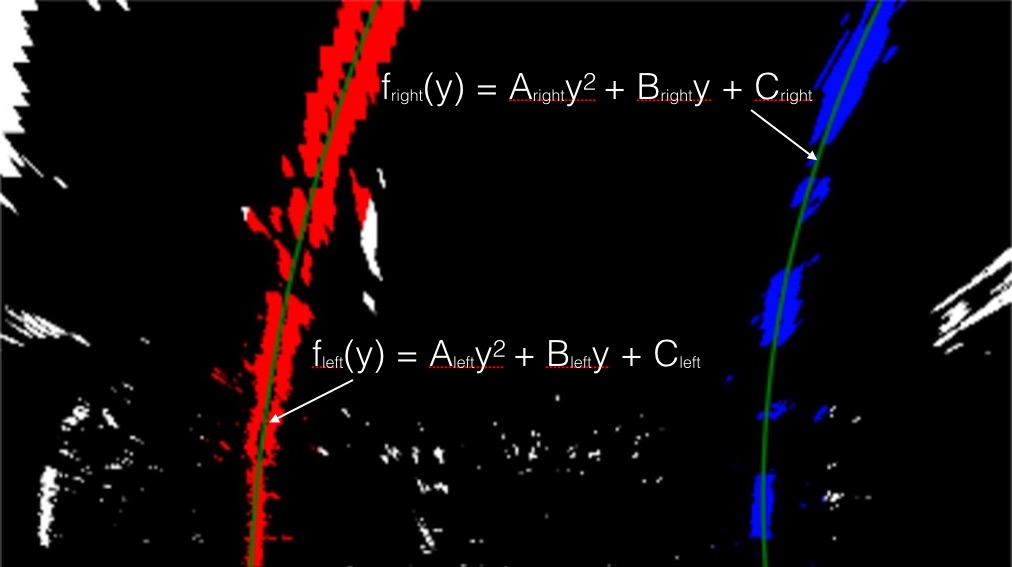
#> input picture examples/color_fit_lines.jpg, 1012 x 567 px, given in place of test1.jpg, which was not available
$ python -i lanes.py.bak2.py   (imports and definitions only)   (older library calls are emulated)
#> lines starting #> are read from the running program, lines starting #| are printed output that depends on the picture; after the words box and inside, x2 and y2 are one past the last pixel; in counts of white or black regions, pixels touching at a corner belong together; pictures that were not available may be replaced by others from this repository, and a replacement may not be noted
import cv2
import numpy as np
import matplotlib.pyplot as plt
import matplotlib.image as mpimg
import glob
import pickle
#plt.switch_backend('Qt4Agg')

def read_img(filename):
  img = cv2.imread(filename)
  return img

def img2gray(img):
  return cv2.cvtColor(img, cv2.COLOR_BGR2GRAY)

def img2RGB(img):
  return cv2.cvtColor(img, cv2.COLOR_BGR2RGB)

# [59 lines left out: functions get_calibration, run_calibration, check_calibration, not called in this run]

def load_calibration():
  dist_pickle = pickle.load( open( "camera_cal/cal.p", "rb" ) )
  mtx = dist_pickle["mtx"]
  dist = dist_pickle["dist"]
  return mtx, dist

# Define a function that takes an image, number of x and y points,
# camera matrix and distortion coefficients
# [33 lines left out: function corners_unwarp, not called in this run]

def sobel(gray, orient='x', sobel_kernel=3):

    # 2) Take the derivative in x or y given orient = 'x' or 'y'
    if orient is 'x':
        sobel = cv2.Sobel(gray, cv2.CV_64F, 1, 0, ksize=sobel_kernel)
    elif orient is 'y':
        sobel = cv2.Sobel(gray, cv2.CV_64F, 0, 1, ksize=sobel_kernel)
    else:
        print('Error: unexpected orient')

    # 3) Take the absolute value of the derivative or gradient
    abs_sobel = np.absolute(sobel)

    # 4) Scale to 8-bit (0 - 255) then convert to type = np.uint8
    scaled_sobel = np.uint8(255*abs_sobel/np.max(abs_sobel))

    return scaled_sobel

def binary_thresh(value, thresh):

    # 5) Create a mask of 1's where the scaled gradient magnitude
            # is > thresh_min and < thresh_max
    binary_output = np.zeros_like(value)
    binary_output[(value >= thresh[0]) & (value <= thresh[1])] = 1
    # 6) Return this mask as your binary_output image
    return binary_output


# Define a function to threshold an image for a given range and Sobel kernel
def absgraddir(sobelx, sobely):
    # Take the absolute value of the gradient direction,
    # apply a threshold, and create a binary image result
    return np.arctan2(sobely, sobelx)*180/3.1415926

def combine_binary(binary1, binary2, type):
  # Stack each channel to view their individual contributions in green and blue respectively
  # This returns a stack of the two binary images, whose components you can see as different colors
  color_binary = np.dstack(( np.zeros_like(binary1), binary1, binary2))

  # Combine the two binary thresholds
  combined_binary = np.zeros_like(binary1)
  if type == '&':
    combined_binary[(binary1 == 1) & (binary2 == 1)] = 1
  elif type == '|':
    combined_binary[(binary1 == 1) | (binary2 == 1)] = 1
  else:
    print('error')


  return combined_binary, color_binary

def undistort(img, mtx, dist):
  return cv2.undistort(img, mtx, dist, None, mtx)

def undistort_file(filename, mtx, dist):
  img = read_img(filename)
  undist = undistort(img, mtx, dist)
  return undist

def thresh(img, sx_thresh=(20,100), sy_thresh=(20,100), dir_thresh=(100,200), s_thresh=(170,255)):

  gray = img2gray(img)

  # Sobel
  sobelx = sobel(gray, 'x')
  sobely = sobel(gray, 'y')
  direction = absgraddir(sobelx, sobely)
 # print(np.max(direction))
 # print(np.min(direction))

  # Convert to HLS color space and separate the S channel
  # Note: img is the undistorted image
  hls = cv2.cvtColor(img, cv2.COLOR_BGR2HLS)
  s_channel = hls[:,:,2]

  # Threshold
  sx_binary = binary_thresh(sobelx, sx_thresh)
  sy_binary = binary_thresh(sobely, sy_thresh)
  dir_binary = binary_thresh(direction, dir_thresh)
  s_binary = binary_thresh(s_channel, s_thresh)
  return sx_binary, sy_binary, dir_binary, s_binary

# [15 lines left out: function plot_binary, not called in this run]

def combine_thresh(sx_binary, sy_binary, dir_binary, s_binary):
  combined_binary1, color_binary1 = combine_binary(sx_binary, s_binary, '&')
  combined_binary2, color_binary2 = combine_binary(combined_binary1, dir_binary, '&')

  combined_binary3, color_binary3 = combine_binary(sy_binary, s_binary, '&')
  combined_binary4, color_binary4 = combine_binary(combined_binary3, dir_binary, '&')

  combined_binary, color_binary = combine_binary(combined_binary2, combined_binary4, '|')
  return combined_binary, color_binary


def warp(img, src, offset):

  offsetx = offset[0] # offset for dst points
  offsety = offset[1]
  # Grab the image shape
  img_size = (img.shape[1], img.shape[0])


  # For destination points, I'm arbitrarily choosing some points to be
  # a nice fit for displaying our warped result
  # again, not exact, but close enough for our purposes
  dst = np.float32([[offsetx,               offsety ] ,
                    [img_size[0] - offsetx, offsety] ,
                    [img_size[0] - offsetx, img_size[1] - offsety] ,
                    [offsetx,               img_size[1] - offsety] ])
  # Given src and dst points, calculate the perspective transform matrix
  M = cv2.getPerspectiveTransform(src, dst)
  return M, img_size

def warp_and_thresh(filename, mtx, dist):

  undist = undistort_file(filename, mtx, dist)

  # For source points I'm grabbing the outer four detected corners
  src = np.float32([(595, 450), (680, 450), (1080, 720), (230, 720), ])
  offset = [400, 0] # offset for dst points
  M, img_size = warp(undist, src, offset)

  warped = cv2.warpPerspective(undist, M, img_size)

  # [4 lines of commented-out code are left out]

  sx_thresh=(10, 255)
  sy_thresh=(5,255)
  dir_thresh=(0, 60)
  s_thresh=(70,255)
  sx_binary, sy_binary, dir_binary, s_binary = thresh(warped, sx_thresh, sy_thresh, dir_thresh, s_thresh )
  combined_binary, color_binary = combine_thresh(sx_binary, sy_binary, dir_binary, s_binary)

  return undist, warped, combined_binary

def do_stuff(savename):
  do_cal = False
  check_cal = False
  do_plot_binary = False


  nx = 9
  ny = 6

  if do_cal:
    run_calibration('camera_cal/calibration*.jpg', nx, ny)

  mtx, dist = load_calibration()
#> (reads camera_cal/cal.p from the repository)

  if check_cal:
    check_calibration('test_images/test1.jpg', nx, ny, mtx, dist)


  # [4 lines of commented-out code are left out]

  filenames = glob.glob('test_images/*.jpg')
  filenames = ['imgaes/test1.jpg']
  f, axs = plt.subplots(len(filenames), 2, figsize=(20,10))
  count = 0
  for i in range(len(filenames)):
    print(filenames[i])
    undist, warped, warped_binary = warp_and_thresh(filenames[i], mtx, dist)
#> in read_img, img is the input picture: shape (567, 1012, 3); mean B, G, R 11.4, 8.2, 15.7
#> in undistort, `return cv2.undistort(img, mtx, dist, None, mtx)`:
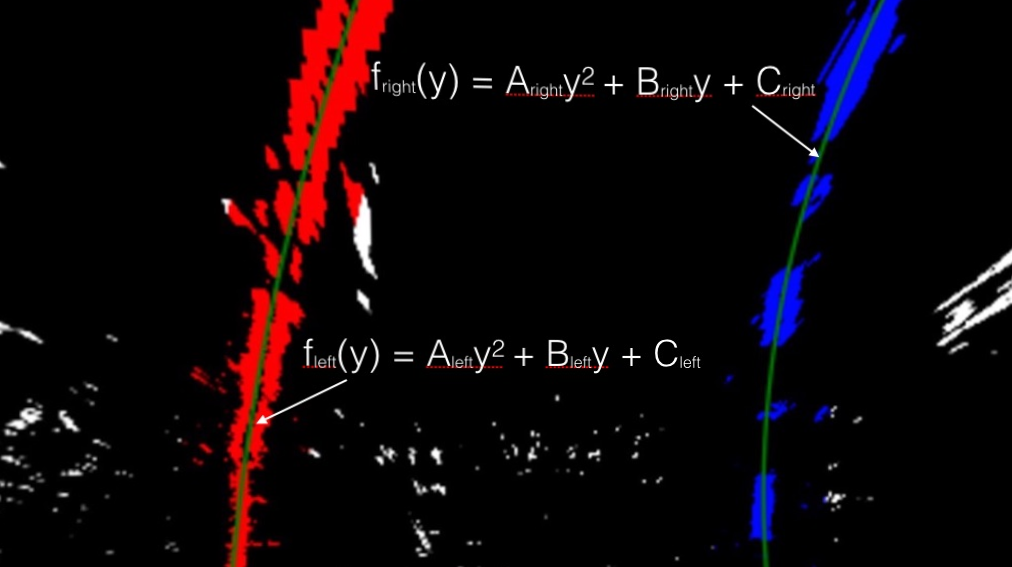
#> returned value: shape (567, 1012, 3); mean of channels 0, 1, 2 8.9, 5.7, 13.9; drawn as B, G, R
#> in warp_and_thresh, `M, img_size = warp(undist, src, offset)`: M = [[-0.178, -1.19, 614.4], [-1.05e-15, -1.5, 675], [-1.88e-18, -0.00238, 1]]; img_size = (1012, 567)
#> call 2 of sobel, with orient = 'y', sobel_kernel = 3
#> in sobel (call 2), `sobel = cv2.Sobel(gray, cv2.CV_64F, 0, 1, ksize=sobel_kernel)`:
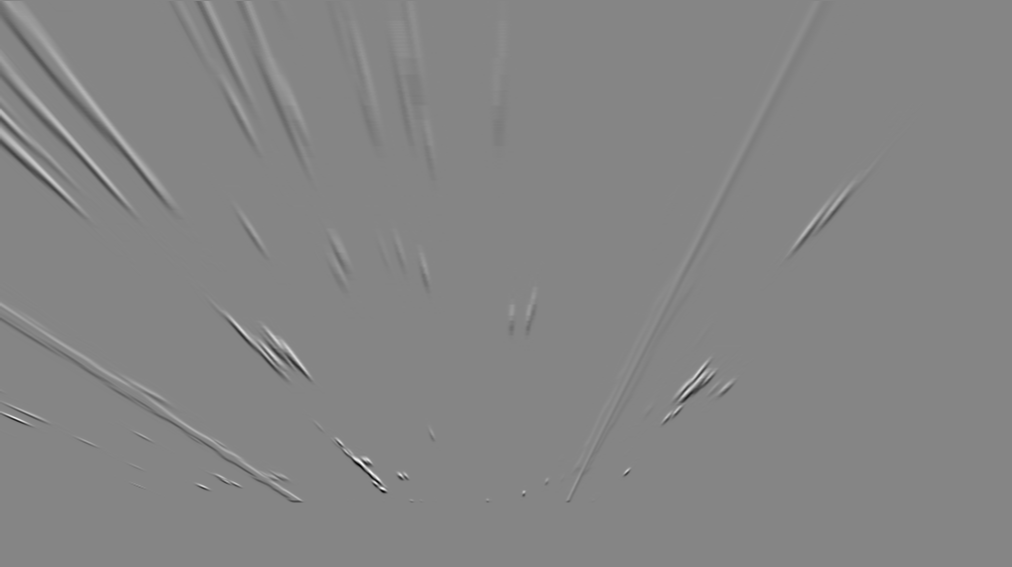
#> sobel: shape (567, 1012) float64; min -672, max 611, mean -0.2; drawn with min black and max white
#> in absgraddir, `return np.arctan2(sobely, sobelx)*180/3.1415926`:
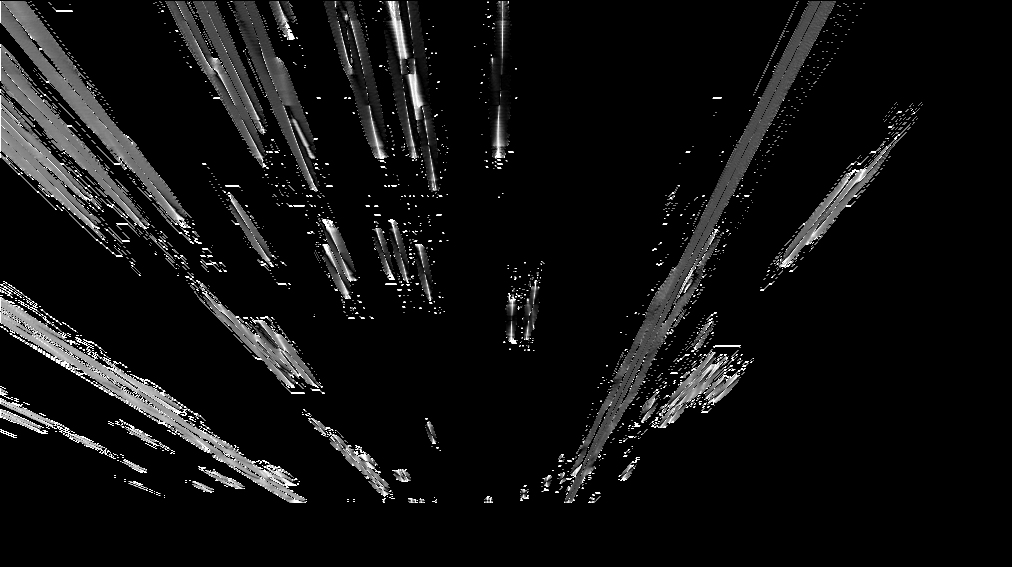
#> returned value: shape (567, 1012) float16; min 0, max 90, mean 5.9; drawn with min black and max white
#> in thresh, `hls = cv2.cvtColor(img, cv2.COLOR_BGR2HLS)`: hls: shape (567, 1012, 3); mean of channels 0, 1, 2 8.4, 7.4, 19.9
#> in thresh, `sx_binary = binary_thresh(sobelx, sx_thresh)`:
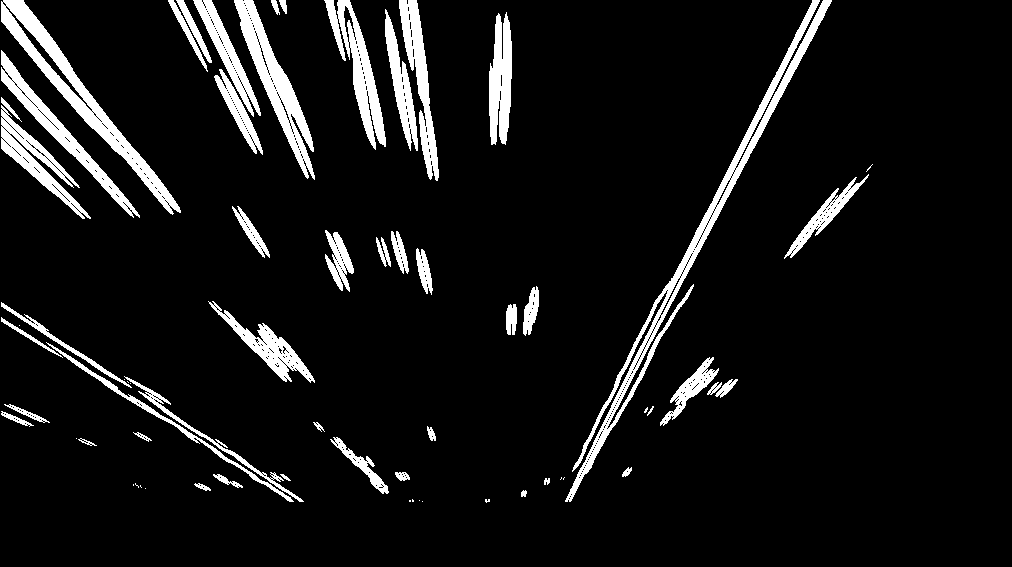
#> sx_binary: shape (567, 1012); values 0 (black) and 1 (white), 8.2% white; 65 white regions (18 under 20 px), largest, box (x1, y1, x2, y2) and area: (565, 0, 832, 502) 7294, (1, 0, 181, 215) 5098, (234, 0, 315, 180) 3764
#> in thresh, `sy_binary = binary_thresh(sobely, sy_thresh)`: sy_binary: shape (567, 1012); values 0 (black) and 1 (white), 8.4% white; 109 white regions (59 under 20 px), largest, box (x1, y1, x2, y2) and area: (565, 1, 832, 503) 7529, (0, 1, 183, 220) 5540, (0, 300, 304, 503) 4570
#> in thresh, `dir_binary = binary_thresh(direction, dir_thresh)`:
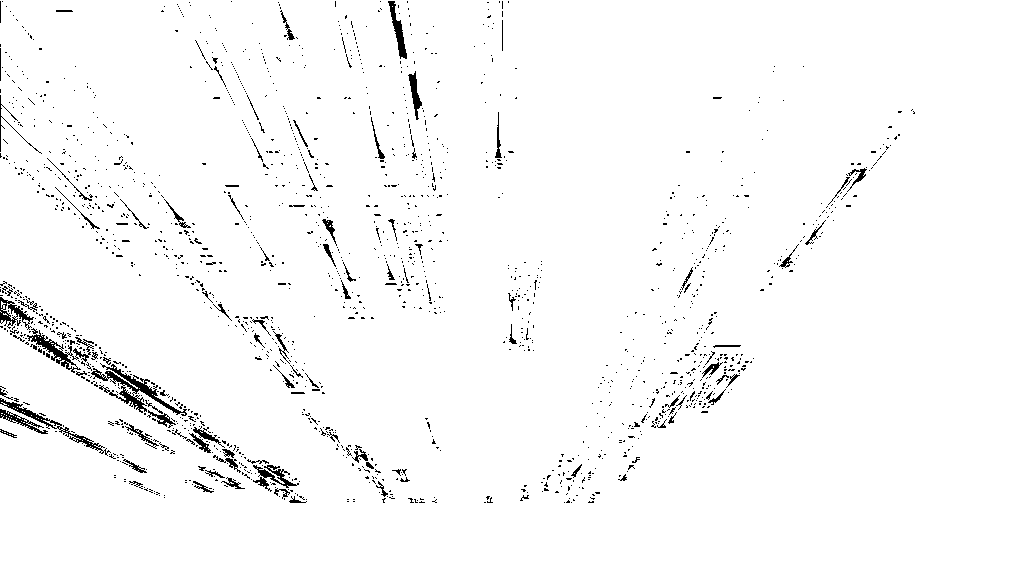
#> dir_binary: shape (567, 1012) float16; values 0 (black) and 1 (white), 97.5% white; black in thin lines or dots, all inside (x1, y1, x2, y2) = (0, 1, 915, 503)
#> in thresh, `s_binary = binary_thresh(s_channel, s_thresh)`: s_binary: shape (567, 1012); values 0 (black) and 1 (white), 8.4% white; 17 white regions (8 under 20 px), largest, box (x1, y1, x2, y2) and area: (536, 0, 866, 502) 37565, (0, 279, 308, 502) 10038, (587, 486, 607, 502) 139
#> in combine_thresh, `combined_binary1, color_binary1 = combine_binary(sx_binary, s_binary, ..`: combined_binary1: shape (567, 1012); values 0 (black) and 1 (white), 1.8% white; 20 white regions (12 under 20 px), largest, box (x1, y1, x2, y2) and area: (565, 0, 832, 502) 7293, (46, 342, 294, 502) 1143, (124, 376, 304, 502) 968
#> call 2 of combine_binary, with type = '&'
#> in combine_binary (call 2), `color_binary = np.dstack(( np.zeros_like(binary1), binary1, binary2))`:
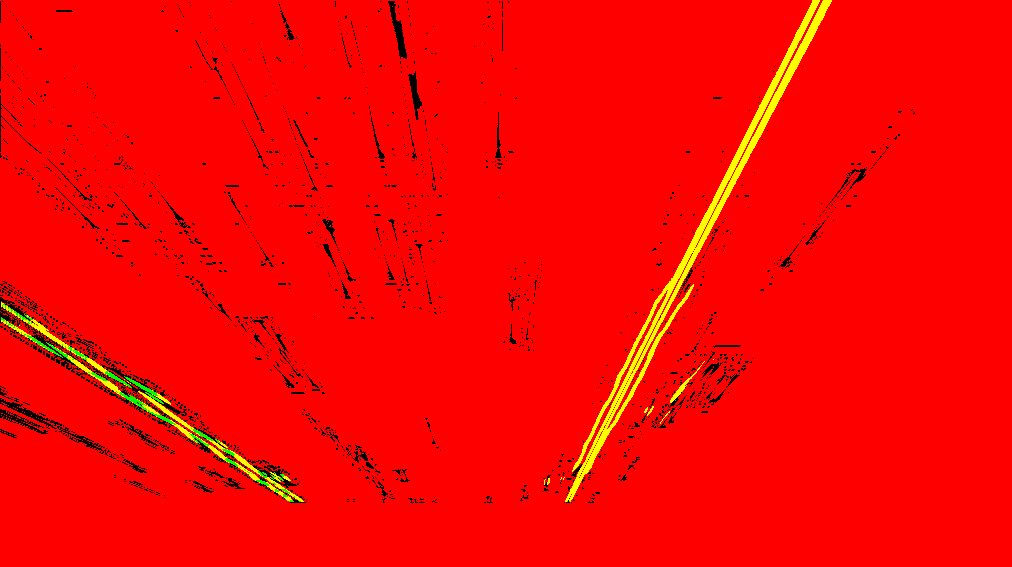
#> color_binary: shape (567, 1012, 3) float16; mean of channels 0, 1, 2 0, 0.0184, 0.975; drawn as B, G, R
#> in combine_thresh, `combined_binary2, color_binary2 = combine_binary(combined_binary1, dir..`: combined_binary2: shape (567, 1012); values 0 (black) and 1 (white), 1.6% white; 93 white regions (71 under 20 px), largest, box (x1, y1, x2, y2) and area: (565, 0, 832, 502) 7291, (23, 319, 70, 351) 236, (138, 391, 194, 432) 234
#> in combine_thresh, `combined_binary3, color_binary3 = combine_binary(sy_binary, s_binary, ..`: combined_binary3: shape (567, 1012); values 0 (black) and 1 (white), 2.2% white; 25 white regions (19 under 20 px), largest, box (x1, y1, x2, y2) and area: (566, 1, 832, 502) 7522, (0, 300, 304, 502) 4543, (670, 361, 705, 406) 180, (644, 402, 654, 419) 74, (544, 477, 550, 486) 24, (660, 409, 673, 424) 22
#> in combine_thresh, `combined_binary4, color_binary4 = combine_binary(combined_binary3, dir..`: combined_binary4: shape (567, 1012); values 0 (black) and 1 (white), 1.8% white; 118 white regions (99 under 20 px), largest, box (x1, y1, x2, y2) and area: (566, 1, 832, 502) 7143, (206, 439, 304, 502) 466, (138, 391, 198, 444) 425
#> in combine_binary (call 5), `color_binary = np.dstack(( np.zeros_like(binary1), binary1, binary2))`:
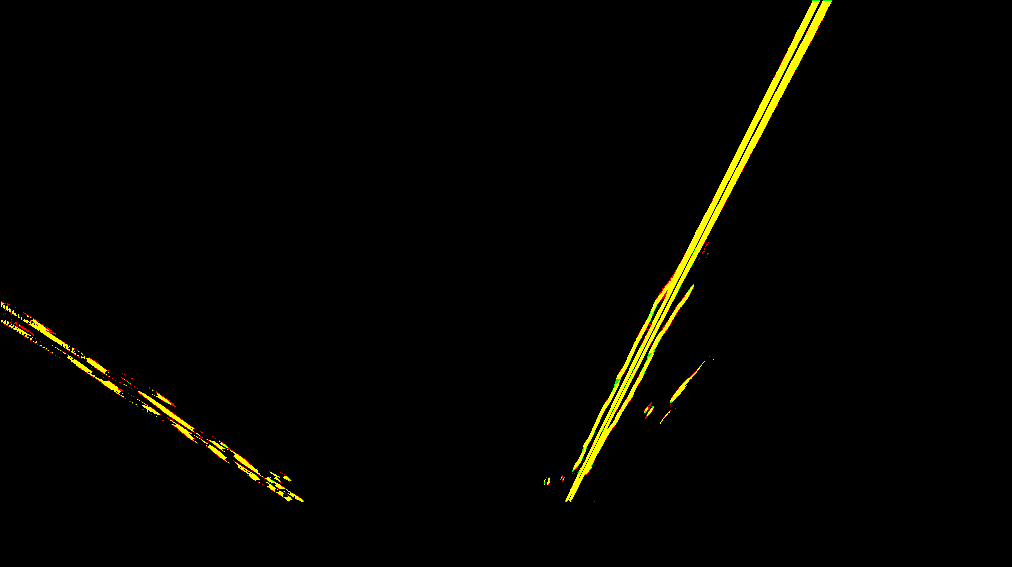
#> color_binary: shape (567, 1012, 3); mean of channels 0, 1, 2 0, 0.0163, 0.0178; drawn with 1 as white
#> in combine_thresh, `combined_binary, color_binary = combine_binary(combined_binary2, combi..`: combined_binary: shape (567, 1012); values 0 (black) and 1 (white), 1.8% white; 114 white regions (96 under 20 px), largest, box (x1, y1, x2, y2) and area: (565, 0, 832, 502) 7658, (206, 439, 304, 502) 471, (138, 391, 198, 444) 427


    # Warp the image using OpenCV warpPerspective()
    #warped = cv2.warpPerspective(undist, M, img_size)
    #warped_binary = cv2.warpPerspective(combined_binary, M, img_size)
    #axs[i,0].imshow(img2RGB(undist))
#> (the run stopped early here; a loop or call above may not have finished)
